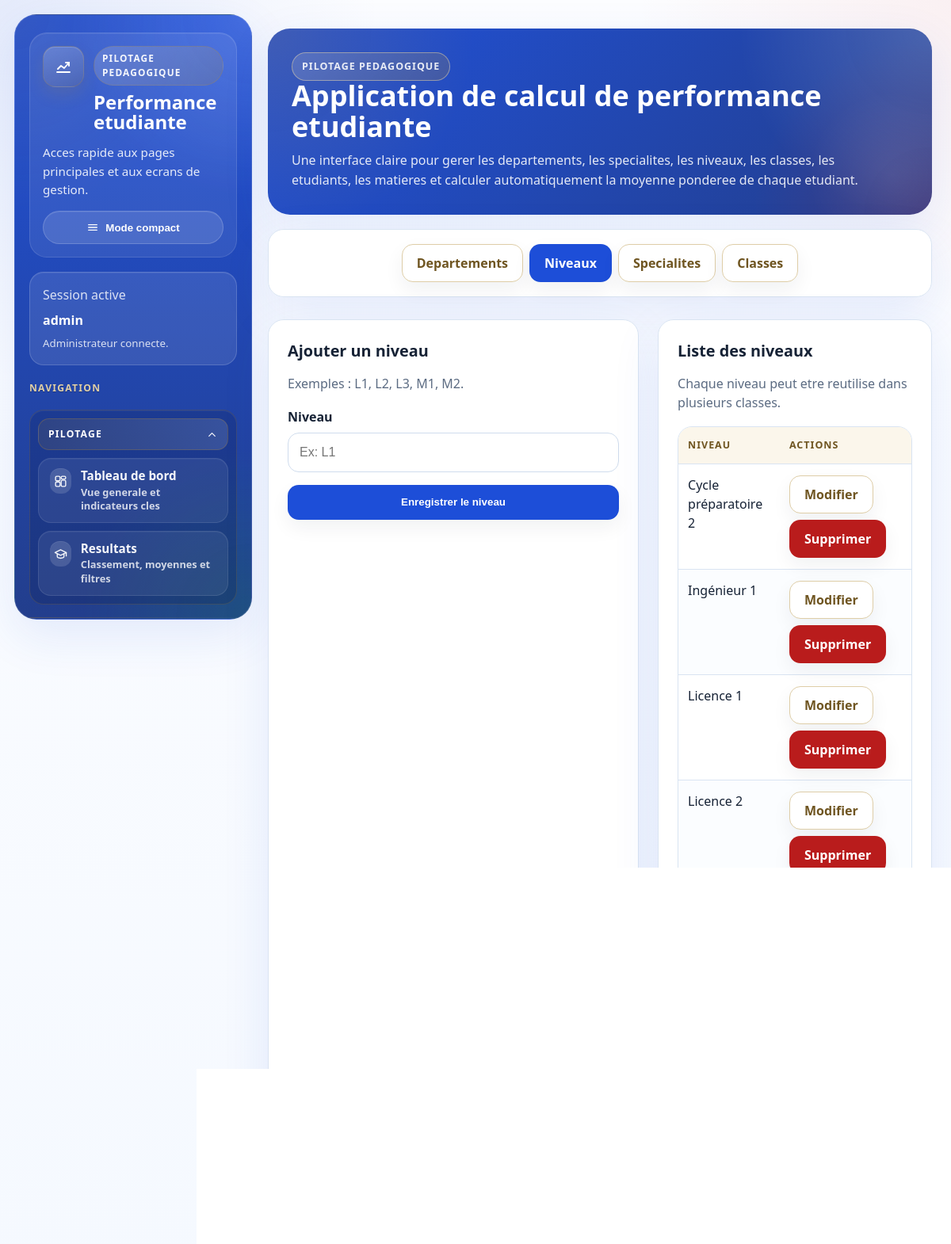
Page /niveaux/ (signed in) on the committed database.
### gestion_notes/models.py (models this page shows, shortened)
class Niveau(models.Model):
    nom = models.CharField(max_length=50, unique=True)
    class Meta:
        ordering = ["nom"]

### gestion_notes/views.py (the view)
# urls.py: path("niveaux/", views.liste_niveaux, name="liste_niveaux"),
@administrateur_required
def liste_niveaux(request):
    form = NiveauForm(request.POST or None)
    if request.method == "POST" and form.is_valid():
        form.save()
        messages.success(request, "Le niveau a ete ajoute avec succes.")
        return redirect("gestion_notes:liste_niveaux")
    context = {
        "form": form,
        "niveaux": Niveau.objects.all(),
    }
    return render(request, "gestion_notes/niveaux.html", context)

### gestion_notes/forms.py
class NiveauForm(forms.ModelForm):
    class Meta:
        model = Niveau
        fields = ["nom"]
        labels = {"nom": "Niveau"}
        widgets = {
            "nom": forms.TextInput(attrs={"class": INPUT_CLASS, "placeholder": "Ex: L1"})
        }

### gestion_notes/views.py (called while the page is built)
def administrateur_required(view_func):
    @wraps(view_func)
    def _wrapped_view(request, *args, **kwargs):
        if not request.user.is_authenticated:
            return redirect_to_login(request.get_full_path(), reverse_lazy("gestion_notes:login"))
        if not request.user.is_staff:
            return render(request, "registration/access_denied.html", status=403)
        return view_func(request, *args, **kwargs)
    return _wrapped_view

### gestion_notes/templates/gestion_notes/niveaux.html (shortened to what this page needs)
{% extends "gestion_notes/base.html" %}
{% block content %}
    <section class="grid" style="margin-top: 18px;">
        <article class="card" style="padding: 18px 22px;">
            <div class="actions" style="justify-content: center;">
                <a class="btn btn-secondary" href="{% url 'gestion_notes:liste_departements' %}">Departements</a>
                <a class="btn" href="{% url 'gestion_notes:liste_niveaux' %}">Niveaux</a>
                <a class="btn btn-secondary" href="{% url 'gestion_notes:liste_specialites' %}">Specialites</a>
                <a class="btn btn-secondary" href="{% url 'gestion_notes:liste_classes' %}">Classes</a>
            </div>
        </article>
    </section>
    <section class="grid two">
        <article class="card">
            <div class="section-head">
                <div>
                    <h2>Ajouter un niveau</h2>
                    <p class="muted">Exemples : L1, L2, L3, M1, M2.</p>
                </div>
            </div>
            <form method="post" class="form-stack">
                {% for field in form %}
                    <div class="field">
                        <label for="{{ field.id_for_label }}">{{ field.label }}</label>
                        {{ field }}
                    </div>
                {% endfor %}
                <button type="submit" class="btn">Enregistrer le niveau</button>
            </form>
        </article>
        <article class="card">
            <div class="section-head">
                <div>
                    <h2>Liste des niveaux</h2>
                    <p class="muted">Chaque niveau peut etre reutilise dans plusieurs classes.</p>
                </div>
            </div>
            {% if niveaux %}
                <div class="table-wrap">
                    <table>
                        <thead>
                            <tr>
                                <th>Niveau</th>
                                <th>Actions</th>
                            </tr>
                        </thead>
                        <tbody>
                            {% for niveau in niveaux %}
                                <tr>
                                    <td>{{ niveau.nom }}</td>
                                    <td>
                                        <div class="actions">
                                            <a class="btn btn-secondary" href="{% url 'gestion_notes:modifier_niveau' niveau.pk %}">Modifier</a>
                                            <a class="btn btn-danger" href="{% url 'gestion_notes:supprimer_niveau' niveau.pk %}">Supprimer</a>
                                        </div>
                                    </td>
                                </tr>
                            {% endfor %}
                        </tbody>
                    </table>
                </div>
            {% else %}
                <div class="empty">Aucun niveau n'est encore enregistre.</div>
            {% endif %}
        </article>
    </section>
{% endblock %}

### gestion_notes/templates/gestion_notes/base.html (shortened to what this page needs)
<!DOCTYPE html>
<html lang="fr">
<head>
</head>
<body>
    <div class="app-layout {% if request.resolver_match.url_name == 'login' %}auth-layout{% endif %}">
        {% if request.resolver_match.url_name != 'login' %}
        <aside class="sidebar">
            <div class="sidebar-brand">
                <div class="sidebar-brand-header">
                    <span class="sidebar-brand-mark">
                        <svg class="icon-svg" aria-hidden="true"><use href="#icon-chart-line"></use></svg>
                    </span>
                    <div class="sidebar-brand-copy">
                        <span class="sidebar-kicker">Pilotage pedagogique</span>
                        <h1>Performance etudiante</h1>
                    </div>
                </div>
                <p>Acces rapide aux pages principales et aux ecrans de gestion.</p>
                <button type="button" class="sidebar-toggle" id="sidebar-toggle" aria-pressed="false">
                    <svg class="icon-svg" aria-hidden="true"><use href="#icon-menu"></use></svg>
                    <span class="sidebar-toggle-label">Mode compact</span>
                </button>
            </div>
            <div class="sidebar-session">
                {% if user.is_authenticated %}
                    <p>Session active</p>
                    <strong>{{ user.username }}</strong>
                    <small>
                        {% if user.is_staff %}
                            Administrateur connecte.
                        {% else %}
                            Compte connecte sans droits d'administration.
                        {% endif %}
                    </small>
                {% else %}
                    <p>Acces securise</p>
                    <strong>Connexion administrateur</strong>
                    <small>Utilise un compte staff pour acceder aux pages de gestion.</small>
                {% endif %}
            </div>
            {% if user.is_authenticated and user.is_staff %}
                <p class="sidebar-nav-label">Navigation</p>
                <nav class="sidebar-nav">
                    <details class="sidebar-accordion" open>
                        <summary class="sidebar-accordion-summary">
                            <span>Pilotage</span>
                            <span class="sidebar-accordion-arrow">
                                <svg class="icon-svg" aria-hidden="true"><use href="#icon-chevron-down"></use></svg>
                            </span>
                        </summary>
                        <div class="sidebar-group-links">
                            <a class="sidebar-link {% if request.resolver_match.url_name == 'tableau_de_bord' %}active{% endif %}" href="{% url 'gestion_notes:tableau_de_bord' %}" title="Tableau de bord">
                                <span class="sidebar-link-icon">
                                    <svg class="icon-svg" aria-hidden="true"><use href="#icon-dashboard"></use></svg>
                                </span>
                                <span class="sidebar-link-copy">
                                    <strong>Tableau de bord</strong>
                                    <small>Vue generale et indicateurs cles</small>
                                </span>
                            </a>
                            <a class="sidebar-link {% if request.resolver_match.url_name == 'page_resultats' %}active{% endif %}" href="{% url 'gestion_notes:page_resultats' %}" title="Resultats">
                                <span class="sidebar-link-icon">
                                    <svg class="icon-svg" aria-hidden="true"><use href="#icon-graduation"></use></svg>
                                </span>
                                <span class="sidebar-link-copy">
                                    <strong>Resultats</strong>
                                    <small>Classement, moyennes et filtres</small>
                                </span>
                            </a>
                        </div>
                    </details>
                    <div class="sidebar-divider"></div>
                </nav>
            {% endif %}
        </aside>
        {% endif %}
        <main class="main-area">
            <div class="page-shell">
                {% block hero %}
                    <section class="hero">
                        <div class="hero-top">
                            <div class="hero-copy">
                                <p class="hero-kicker">Pilotage pedagogique</p>
                                <h1>Application de calcul de performance etudiante</h1>
                                <p>
                                    Une interface claire pour gerer les departements, les specialites,
                                    les niveaux, les classes, les etudiants, les matieres et calculer
                                    automatiquement la moyenne ponderee de chaque etudiant.
                                </p>
                            </div>
                        </div>
                    </section>
                {% endblock %}
                {% block content %}{% endblock %}
            </div>
        </main>
    </div>
</body>
</html>

### rows in the picture
Niveau: nom "Cycle préparatoire 2"
Niveau: nom "Ingénieur 1"
Niveau: nom "Licence 1"
Niveau: nom "Licence 2"

### other values in the picture
{{ user.username }} "admin"
{{ field.label }} "Niveau"
